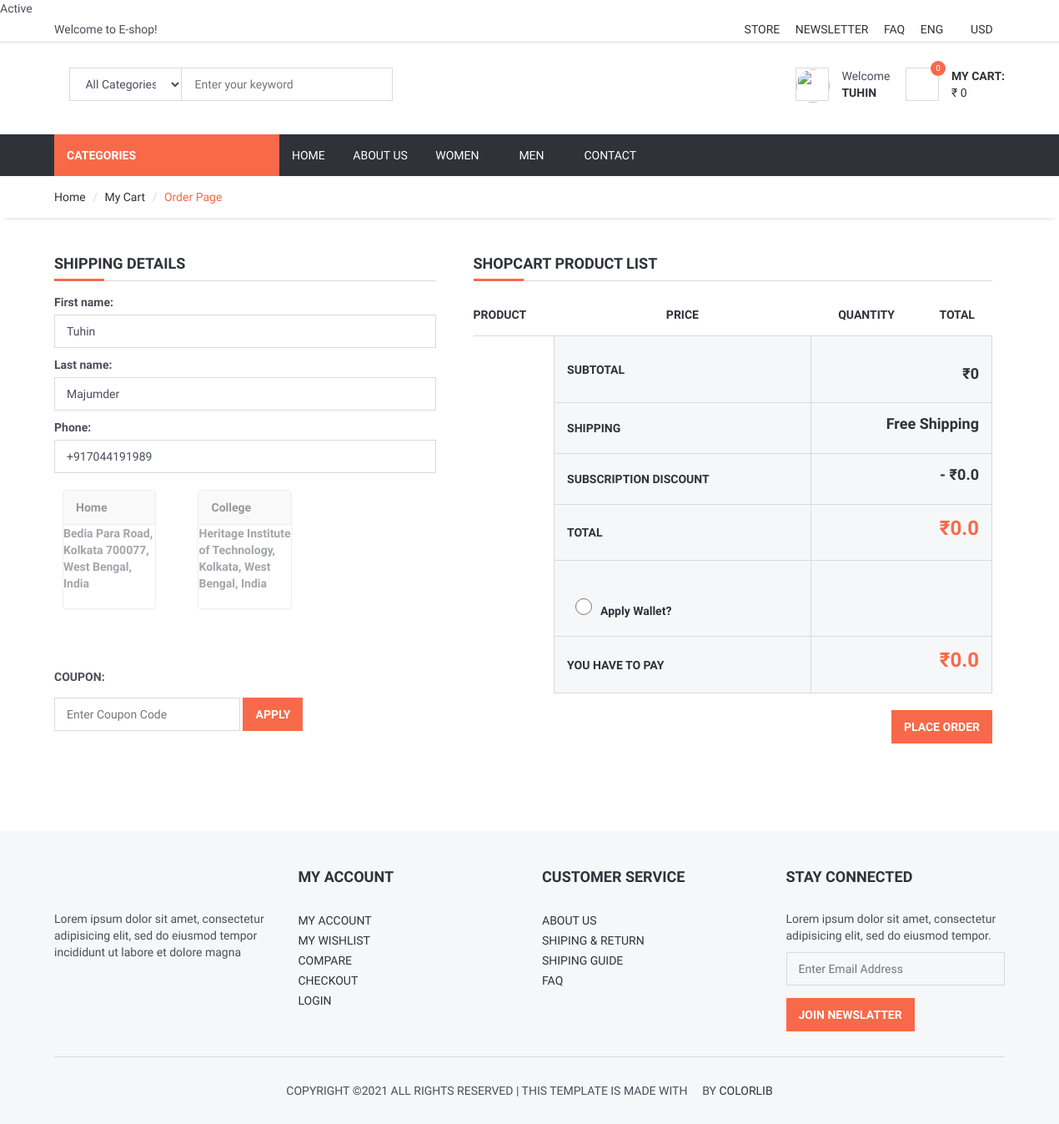
Page /order/orderproduct/ (signed in) on the committed database.
### user/models.py (models this page shows, shortened)
class Subscriber(models.Model):
    STATUS = (
        ('Active', 'Active'),
        ('Expired', 'Expired'),
        ('Cancelled', 'Cancelled'),
        ('Failed', 'Failed'),
    )
    user = models.ForeignKey(User, on_delete=models.CASCADE)
    subcription = models.ForeignKey(Subscription_Duration, on_delete=models.CASCADE)
    start = models.DateTimeField(blank=True, default=datetime.now)
    code = models.CharField(max_length=10, editable=False)
    status = models.CharField(max_length=10, choices=STATUS, default='Failed')
    ip = models.CharField(blank=True, max_length=20)
    adminnote = models.CharField(blank=True, max_length=100)
    paid = models.BooleanField(default=False)
    TXNAMOUNT = models.CharField(blank=True, max_length=50)
    TXNID = models.CharField(blank=True, max_length=150)
    TXNDATE = models.CharField(blank=True, max_length=150)
    GATEWAYNAME = models.CharField(blank=True, max_length=150)
    BANKTXNID = models.CharField(blank=True, max_length=150)
    BANKNAME = models.CharField(blank=True, max_length=150)
    userEnds = models.DateTimeField(auto_now=True)

class UserProfile(models.Model):
    user = models.OneToOneField(User, on_delete=models.CASCADE)
    phone = models.CharField(blank=True, max_length=20)
    image = models.ImageField(blank=True, upload_to='images/users/')
    deliveryPartner_status = models.BooleanField(default=False)
    def image_tag(self):
        return mark_safe('<img src="{}" height="50"/>'.format(self.image.url))
    image_tag.short_description = 'Image'

class UserAddress(models.Model):
    user = models.ForeignKey(User, on_delete=models.CASCADE)
    title = models.CharField(max_length=30)
    locationAddress = models.CharField(max_length=300)
    description = models.CharField(max_length=100, blank=True)
    timestamp = models.DateTimeField(auto_now=True)
    houseNo = models.CharField(max_length=50, blank=True)
    latitude = models.DecimalField(max_digits=9, decimal_places=6)
    longitude = models.DecimalField(max_digits=9, decimal_places=6)
    color = models.CharField(max_length=18, default='#000000')

### order/views.py (the view, shortened to what this page needs)
# urls.py: path('orderproduct/', views.orderproduct, name='orderproduct'),
@cache_control(no_cache=True, must_revalidate=True, no_store=True)
@login_required(login_url='/login') # Check login
def orderproduct(request):
    category = Category.objects.all()
    current_user = request.user
    userAddress = UserAddress.objects.filter(user_id=current_user.id)
    shopcart = ShopCart.objects.filter(user_id=current_user.id)
    ordercode = get_random_string(10).upper()
    couponInfo = []
    from offer.views import checkValidCoupon
    couponInfo = checkValidCoupon(request)
    from offer.views import applyWallet
    applyWalletInfo = applyWallet(request)
    total = 0
    discountlessTotal = 0
    discountOff = 0
    try:
        activePlan = Subscriber.objects.filter(user_id=request.user.id, status='Active')[0]
        s_id = activePlan.subcription_id
        plan_info = Subscription_Duration.objects.get(id=s_id)
        limit_amount = plan_info.limit_amount
        percentage = plan_info.percentage
        if total * percentage/100 > limit_amount:
            totalprice = total - limit_amount
            priceOff = limit_amount
        else:
            totalprice = total - total*percentage/100
            priceOff = total*percentage/100
    except:
        totalprice = total
        priceOff = 0
    context2 = {'shopcart': shopcart, 'total': total, 'totalprice': totalprice, 'discountlessTotal': discountlessTotal,
                'profile': UserProfile.objects.get(user_id=current_user.id), 'priceOff': priceOff,
                'couponInfo': couponInfo,
                'applyWalletInfo': applyWalletInfo, 'userAddress': userAddress,
                }
    return render(request, 'Order_Form.html', context2)

### order/templates/Order_Form.html (shortened to what this page needs)
{% extends 'homebase.html' %}
{% block sidebar %} {% include 'sidebar.html' %} {% endblock %}
{% block body %}
{% load mathfilters %}
<div id="breadcrumb">
    <div class="container">
        <ul class="breadcrumb">
            <li><a href="/">Home</a></li>
            <li><a href="/shopcart/">My Cart</a></li>
            <li class="active">Order Page</li>
        </ul>
    </div>
</div>
<div class="section">
    <div class="container">
        <div class="row">
            <Form action="" method="post">
                <div class="col-md-5">
                    <div class="billing-details">
                        <div class="section-title">
                            <h4 class="title">Shipping Details</h4>
                        </div>
                        <p><label for="id_first_name">First name:</label>
                            <input class="input" id="id_first_name" maxlength="10" name="first_name"
                                   required type="text" value="{{ user.first_name }}" ></p>
                        <p><label for="id_last_name">Last name:</label>
                            <input class="input" id="id_last_name" maxlength="10" name="last_name"
                                   required type="text" value="{{ user.last_name }}"></p>
                        <p><label for="id_phone">Phone:</label>
                            <input class="input" id="id_phone" maxlength="20" name="phone" type="text"
                                   required value="{{ profile.phone }}"></p>
                          <div class="row">
                              {% for ad in userAddress %}
                                   <div class="col-md-4 col-lg-4 col-sm-4">
                                <label>
                                    <div class="panel panel-default card-input">
                                      <div class="panel-heading">{{ ad.title }}</div>
                                      <div style="height: 100px;"><p>
                                          {{ ad.locationAddress }}</p>
                                      </div>
                                    </div>
                                </label>
                              </div>
                              {% endfor %}
                          </div>
                    </div>
                </div>
                <div class="col-md-7">
                    <div class="col-md-12">
                        <div class="order-summary clearfix">
                            <div class="section-title">
                                <h4 class="title">Shopcart Product List</h4>
                            </div>
                            <table class="shopping-cart-table table">
                                <thead>
                                <tr>
                                    <th>Product</th>
                                    <th class="text-center">Price</th>
                                    <th class="text-center">Quantity</th>
                                    <th class="text-center">Total</th>
                                </tr>
                                </thead>
                                <tfoot>
                                <tr>
                            <th class="empty" colspan="2"></th>
                            <th>SUBTOTAL</th>
                            <th class="sub-total" colspan="3" style="text-align:right;"><h4>
                               {% if discountlessTotal != total %} <del style="color:#F8694A;">₹{{ discountlessTotal }}</del>{% endif %}<br>₹{{ total }}</h4></th>
                        </tr>
                        <tr>
                            <th class="empty" colspan="2"></th>
                            <th>SHIPPING</th>
                            <td colspan="3"><h4 class="pull-right">Free Shipping</h4></td>
                        </tr>
                        <tr>
                            <th class="empty" colspan="2"></th>
                            <th>SUBSCRIPTION DISCOUNT</th>
                            <td colspan="3" ><h4 class="pull-right">- ₹{{ priceOff }}</h4></td>
                        </tr>
                        <tr>
                            <th class="empty" colspan="2"></th>
                            <th>TOTAL</th>
                            <th style="text-align:right;" class="total" colspan="3"><h3 style="color:#F8694A;">₹{{ totalprice }}</h3>
                            </th>
                        </tr>
                        <tr>
                            <th class="empty" colspan="2"></th>
                            <th>
                                <input name="useWallet" id="id_useWallet" class="applyWalletRadio" type="radio" value=""><span>Apply Wallet?</span></th>
                            <td colspan="3" >
                            </td>
                        </tr>
                        <tr>
                            <th class="empty" colspan="2"></th>
                            <th>YOU HAVE TO PAY</th>
                            <th style="text-align:right; " class="total" colspan="3">
                            <h3 id="finalTotal" style="color:#F8694A;">₹{{ totalprice }}</h3>
                            </th>
                        </tr>
                                </tfoot>
                            </table>
                        </div>
                        <div class="pull-right">
                            <button class="primary-btn" type="submit">Place Order</button>
                        </div>
                    </div>
                </div>
            </Form>
            {% if couponInfo == None or couponInfo == False or couponInfo == 'expired' or couponInfo == 'Limit Exceeded' %}
            <form action="/order/orderproduct/" method="get" style="position: relative; top:-90px;">
                <div class="col-md-5 col-xs-4">
                    <div class="billing-details pull-left">
                        <div style="display: inline-block;">
                            <p><label for="id_couponCode">COUPON:</label></p>
                            <input class="input center" id="id_couponCode" name="couponCode" type="text" placeholder="Enter Coupon Code">
                        </div>
                        <div style="display: inline-block;">
                        <button type="submit" class="primary-btn" style="display: inline-block;">Apply</button>
                        </div>
                    </div>
                </div>
            </form>
            {% endif %}
        </div>
    </div>
</div>
{% endblock %}

### home/templates/homebase.html (shortened to what this page needs)
<!DOCTYPE html>
<html lang="en">
{% load myapptags %}
{% categorylist as category %}
{% shopcartcount user.id as count %}
{% shopcartAmount user.id as totalamount %}
{% shopcartItems user.id as userShopCart %}
{% load mathfilters %}
{% checkActiveSubscription request user.id as sub_dict %}
{% check_productDiscount_expiry request as discountP %}
{% cashBackRecieved as none %}
<head>
    {% load static %}
    <link type="text/css" rel="stylesheet" href="{% static '' %}css/bootstrap.min.css" />
    <link type="text/css" rel="stylesheet" href="{% static 'css/slick.css' %}" />
    <link type="text/css" rel="stylesheet" href="{% static '' %}css/slick-theme.css" />
    <link type="text/css" rel="stylesheet" href="{% static '' %}css/nouislider.min.css" />
    <link rel="stylesheet" href="{% static '' %}css/font-awesome.min.css">
    <link type="text/css" rel="stylesheet" href="{% static '' %}css/style.css" />
    <link rel="stylesheet" href="https://ajax.googleapis.com/ajax/libs/jqueryui/1.11.4/themes/smoothness/jquery-ui.css">
</head>
<body>
{{ sub_dict.subscriptionPeriod }}
{% include 'header.html' %}
{% block sidebar %} {% endblock %}
{% block body %} {% endblock %}
{% include 'footer.html' %}
</body>
</html>

### home/templates/header.html (shortened to what this page needs)
{% load static %}
{% load mathfilters %}
	<header>
		<div id="top-header">
			<div class="container">
				<div class="pull-left">
					<span>Welcome to E-shop!</span>
				</div>
				<div class="pull-right">
					<ul class="header-top-links">
						<li><a href="#">Store</a></li>
						<li><a href="#">Newsletter</a></li>
						<li><a href="/faq">FAQ</a></li>
						<li class="dropdown default-dropdown">
							<a class="dropdown-toggle" data-toggle="dropdown" aria-expanded="true">ENG <i class="fa fa-caret-down"></i></a>
						</li>
						<li class="dropdown default-dropdown">
							<a class="dropdown-toggle" data-toggle="dropdown" aria-expanded="true">USD <i class="fa fa-caret-down"></i></a>
						</li>
					</ul>
				</div>
			</div>
		</div>
		<div id="header">
			<div class="container">
				<div class="pull-left">
					<div class="header-search">
						<form action="/search/" method="post">
							<input id="query" name="query" class="input search-input" type="text" placeholder="Enter your keyword">
							<select id="catid" name="catid" class="input search-categories">
								<option value="0">All Categories</option>
								{% load mptt_tags %}
							</select>
							<button class="search-btn"><i class="fa fa-search"></i></button>
						</form>
					</div>
				</div>
				<div class="pull-right">
					<ul class="header-btns">
						<li class="header-account dropdown default-dropdown">
			{% if user.id is not None %}
							<div class="dropdown-toggle" role="button" data-toggle="dropdown" aria-expanded="true">
								<div class="header-btns-icon">
									<img src="{{ request.session.userimage }}" style="height:40px; width:40px; border-radius:50%; object-fit: cover; " > </img>
								</div>
								Welcome<p>
								<strong class="text-uppercase">{{user.username}} <i class="fa fa-caret-down"></i></strong>
							</div>
			{% else %}
							Hello There<p>
							<a href="/login" class="text-uppercase" >Login</a> / <a href="/signup" class="text-uppercase">Join</a>
			{% endif %}
						</li>
						<li class="header-cart dropdown default-dropdown">
							<a class="dropdown-toggle" data-toggle="dropdown" aria-expanded="true">
								<div class="header-btns-icon">
									<i class="fa fa-shopping-cart"></i>
									<span class="qty">{{ count }}</span>
								</div>
								<strong class="text-uppercase">My Cart:</strong>
								<br>
								<span>₹ {{totalamount}}</span>
							</a>
						</li>
					</ul>
				</div>
			</div>
		</div>
	</header>

### rows in the picture
Subscriber: subscriptionPeriod "Active"
UserProfile: phone "+917044191989"
UserAddress: title "Home", locationAddress "Bedia Para Road, Kolkata 700077, West Bengal, India"
UserAddress: title "College", locationAddress "Heritage Institute of Technology, Kolkata, West Bengal, India"

### other values in the picture
{{ user.username }} "TUHIN"
{{ count }} "0"
{{ totalamount }} "0"
{{ total }} "0"
{{ priceOff }} "0.0"
{{ totalprice }} "0.0"
